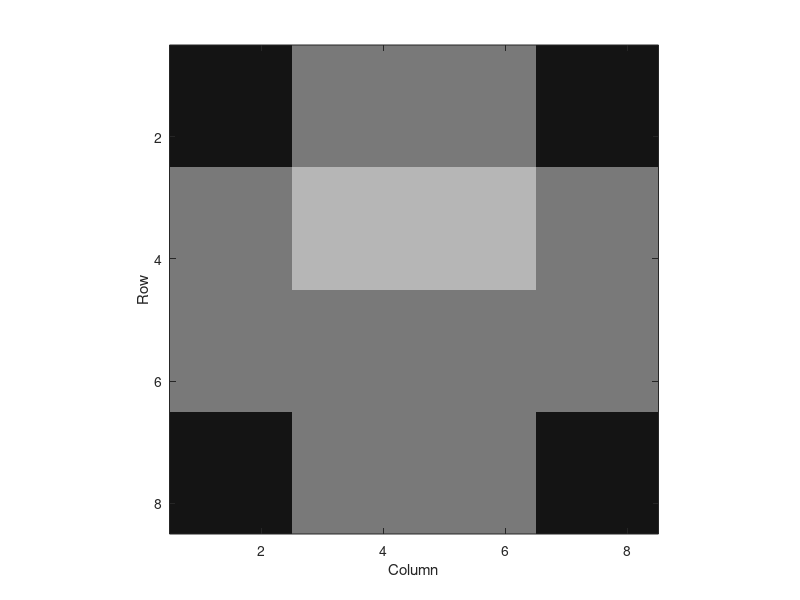

The MATLAB script that drew this image:
% Run one section at a time using Run Section.
% Each mission is independent and resets its own inputs.

%% 1 Read a tiny image / 读取微型图像
A = [0 0 80 80 80 80 0 0;
     0 80 160 160 160 160 80 0;
     80 160 240 0 0 240 160 80;
     80 160 240 240 240 240 160 80;
     80 160 0 240 240 0 160 80;
     80 160 240 0 0 240 160 80;
     0 80 160 160 160 160 80 0;
     0 0 80 80 80 80 0 0];
[size(A) A(3,4)]

%% 2 Keep the color scale fixed / 固定色标范围
A = [0 0 80 80 80 80 0 0;
     0 80 160 160 160 160 80 0;
     80 160 240 0 0 240 160 80;
     80 160 240 240 240 240 160 80;
     80 160 0 240 240 0 160 80;
     80 160 240 0 0 240 160 80;
     0 80 160 160 160 160 80 0;
     0 0 80 80 80 80 0 0];
imagesc(A, [0 255]);
colormap(gray); axis image;
xlabel('Column'); ylabel('Row');

%% 3 Average one block / 对一个方块求平均
A = [0 0 80 80 80 80 0 0;
     0 80 160 160 160 160 80 0;
     80 160 240 0 0 240 160 80;
     80 160 240 240 240 240 160 80;
     80 160 0 240 240 0 160 80;
     80 160 240 0 0 240 160 80;
     0 80 160 160 160 160 80 0;
     0 0 80 80 80 80 0 0];
block = A(1:2,1:2);
smallPixel = mean(block(:));
smallPixel

%% 4 Visit every block / 遍历每个方块
A = [0 0 80 80 80 80 0 0;
     0 80 160 160 160 160 80 0;
     80 160 240 0 0 240 160 80;
     80 160 240 240 240 240 160 80;
     80 160 0 240 240 0 160 80;
     80 160 240 0 0 240 160 80;
     0 80 160 160 160 160 80 0;
     0 0 80 80 80 80 0 0];
B = zeros(4,4);
for r = 1:4
    for c = 1:4
        block = A(2*r-1:2*r, 2*c-1:2*c);
        B(r,c) = mean(block(:));
    end
end
[size(B) B(1,1)]

%% 5 Rebuild a larger picture / 重建大图像
A = [0 0 80 80 80 80 0 0;
     0 80 160 160 160 160 80 0;
     80 160 240 0 0 240 160 80;
     80 160 240 240 240 240 160 80;
     80 160 0 240 240 0 160 80;
     80 160 240 0 0 240 160 80;
     0 80 160 160 160 160 80 0;
     0 0 80 80 80 80 0 0];
B = zeros(4,4);
for r = 1:4
    for c = 1:4
        block = A(2*r-1:2*r, 2*c-1:2*c);
        B(r,c) = mean(block(:));
    end
end
reconstructed = kron(B, ones(2));
imagesc(reconstructed, [0 255]);
colormap(gray); axis image;
xlabel('Column'); ylabel('Row');

%% 6 Count the saving / 计算节省量
A = [0 0 80 80 80 80 0 0;
     0 80 160 160 160 160 80 0;
     80 160 240 0 0 240 160 80;
     80 160 240 240 240 240 160 80;
     80 160 0 240 240 0 160 80;
     80 160 240 0 0 240 160 80;
     0 80 160 160 160 160 80 0;
     0 0 80 80 80 80 0 0];
B = zeros(4,4);
for r = 1:4
    for c = 1:4
        block = A(2*r-1:2*r, 2*c-1:2*c);
        B(r,c) = mean(block(:));
    end
end
ratio = numel(A)/numel(B);
ratio

%% 7 Measure lost detail / 测量细节损失
A = [0 0 80 80 80 80 0 0;
     0 80 160 160 160 160 80 0;
     80 160 240 0 0 240 160 80;
     80 160 240 240 240 240 160 80;
     80 160 0 240 240 0 160 80;
     80 160 240 0 0 240 160 80;
     0 80 160 160 160 160 80 0;
     0 0 80 80 80 80 0 0];
B = zeros(4,4);
for r = 1:4
    for c = 1:4
        block = A(2*r-1:2*r, 2*c-1:2*c);
        B(r,c) = mean(block(:));
    end
end
reconstructed = kron(B, ones(2));
difference = A - reconstructed;
mse = mean(difference(:).^2);
mse

%% 8 Choose a trade-off / 选择取舍
A = [0 0 80 80 80 80 0 0;
     0 80 160 160 160 160 80 0;
     80 160 240 0 0 240 160 80;
     80 160 240 240 240 240 160 80;
     80 160 0 240 240 0 160 80;
     80 160 240 0 0 240 160 80;
     0 80 160 160 160 160 80 0;
     0 0 80 80 80 80 0 0];
B = zeros(2,2);
for r = 1:2
    for c = 1:2
        block = A(4*r-3:4*r, 4*c-3:4*c);
        B(r,c) = mean(block(:));
    end
end
reconstructed = kron(B, ones(4));
difference = A - reconstructed;
ratio = numel(A)/numel(B);
mse = mean(difference(:).^2);
[ratio mse]
